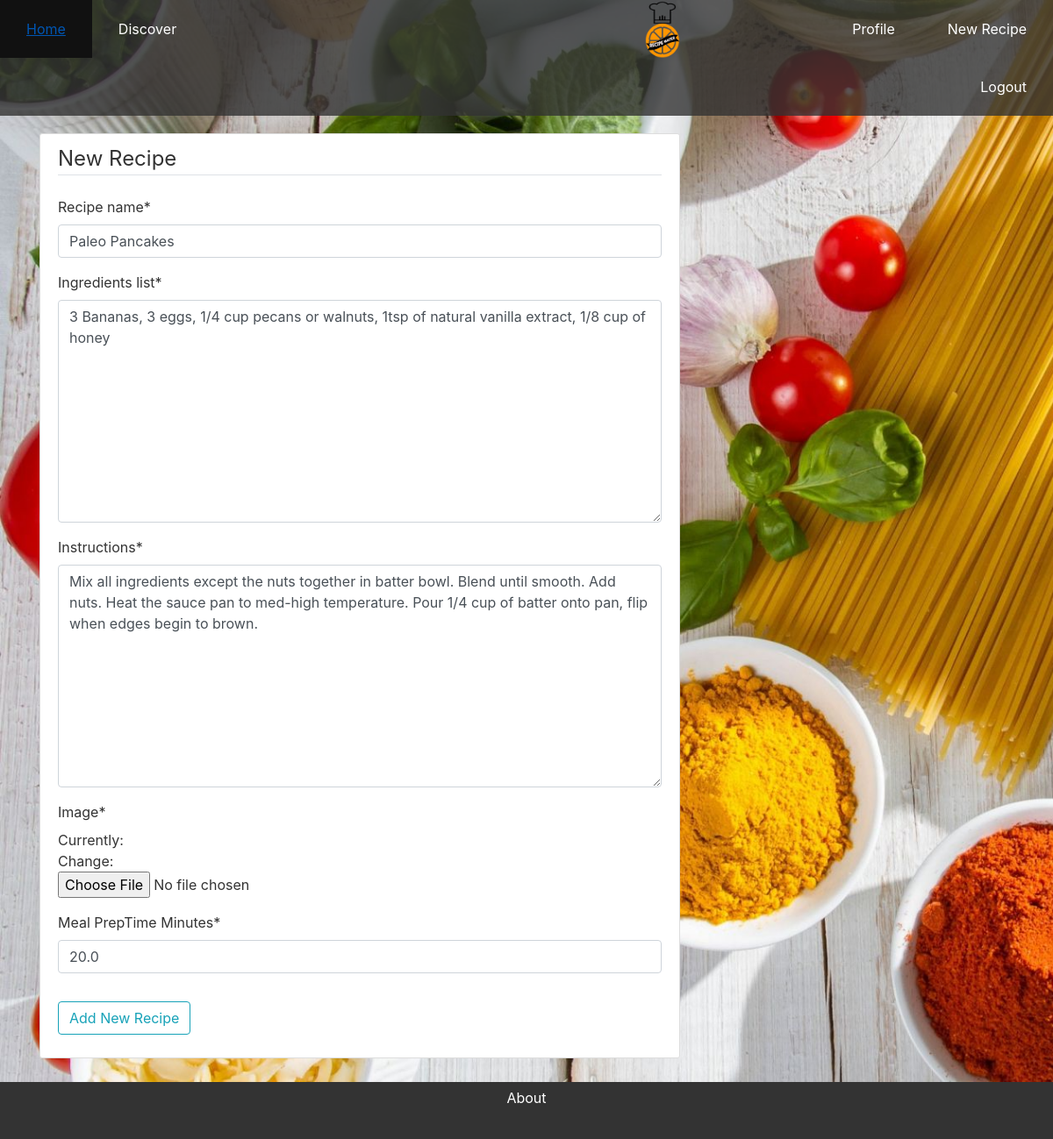
The app's page /recipe/3/update/ (signed in) with its own data.
### master_app/models.py (models this page shows, shortened)
class Recipe(models.Model):
    recipe_name = models.CharField(max_length=100)
    country = models.CharField(max_length=100, default='')
    category_choices = ((1, 'Vegan'), (2, 'Keto'), (3, 'Paleo'), (4, 'Vegetarian'), (5, 'General'))
    category = models.PositiveSmallIntegerField('Category', blank=False, default = 5, choices = category_choices)
    description = models.CharField(max_length=200, default='')
    calories = MinMaxFloat(min_value=0.0, max_value=10000.0, default=0.0)
    meal_PrepTime_Minutes= MinMaxFloat(min_value=5.0, max_value=10000.0)
    image = models.ImageField(default='food_default.jpg', upload_to='recipe_pics')
    ingredients_list = models.TextField(max_length=500, default='')
    instructions = models.TextField(max_length=1000, default='')
    date_posted = models.DateTimeField(default=timezone.now)
    recipe_creator = models.ForeignKey(User, on_delete=models.CASCADE)

### master_app/views.py (the view, shortened to what this page needs)
# urls.py: path('recipe/<pk>/update/', RecipeUpdateView.as_view(), name='recipe-update'),
class RecipeUpdateView(LoginRequiredMixin, UserPassesTestMixin, UpdateView):
    model = Recipe
    fields = ['recipe_name',
              'ingredients_list',
              'instructions',
              'image',
              'meal_PrepTime_Minutes']
    def test_func(self):
        recipe = self.get_object()
        if self.request.user == recipe.recipe_creator:
            return True
        return False

### master_app/models.py (called while the page is built)
    def formfield(self, **kwargs):
        defaults = {'min_value': self.min_value, 'max_value' : self.max_value}
        defaults.update(kwargs)
        return super(MinMaxFloat, self).formfield(**defaults)

### master_app/views.py (called while the page is built)
    @method_decorator(login_required())
    def dispatch(self, *args, **kwargs):
        return super(LoginRequiredMixin, self).dispatch(*args, **kwargs)

### master_app/templates/master_app/recipe_form.html (shortened to what this page needs)
{% extends "master_app/base.html" %}
{% load crispy_forms_tags %}
{% block content %}
        <br>
        <br>
        <br>
    <div class="content-section">
        <form method="POST">
            <fieldset class="form-group">
                <legend class="border-bottom mb-4">New Recipe</legend>
                {{ form|crispy }}
            </fieldset>
            <div class="form-group">
                <button class="btn btn-outline-info" type="submit">Add New Recipe</button>
            </div>
        </form>
    </div>
    <br>
        <br>
        <br>
{% endblock content %}

### master_app/static/master_app/main.css (style rules this page uses)
body { background: #fafafa; color: #333333; margin-top: 5rem; }
.content-section { background: #ffffff; padding: 10px 20px; border: 1px solid #dddddd; border-radius: 3px; margin-bottom: 20px; }

### master_app/templates/master_app/base.html (style rules this page uses)
a:link { color: white; }

### master_app/templates/master_app/recipe_form.html (style rules this page uses)
body { background: url("/media/yeah.jpg") no-repeat; height: 2880; width: 3200; background-size: 2000px; }

### records on screen
Recipe: recipe_name "Paleo Pancakes", ingredients_list "3 Bananas, 3 eggs, 1/4 cup pecans or walnuts, 1tsp of natural vanilla extract, 1/8 cup of honey", instructions "Mix all ingredients except the nuts together in batter bowl. Blend until smooth. Add nuts. Heat the sauce pan to med-high temperature. Pour 1/4 cup of batter onto pan, flip when edges begin to brown.", meal_PrepTime_Minutes "20.0"
